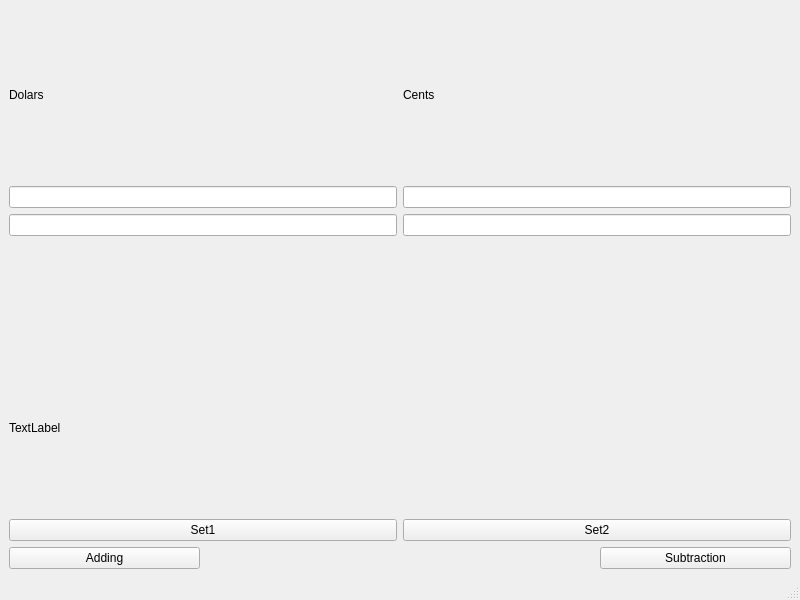
<?xml version="1.0" encoding="UTF-8"?>
<ui version="4.0">
 <class>MainWindow</class>
 <widget class="QMainWindow" name="MainWindow">
  <property name="geometry">
   <rect>
    <x>0</x>
    <y>0</y>
    <width>800</width>
    <height>600</height>
   </rect>
  </property>
  <property name="windowTitle">
   <string>MainWindow</string>
  </property>
  <widget class="QWidget" name="centralwidget">
   <layout class="QGridLayout" name="gridLayout">
    <item row="2" column="0" colspan="2">
     <widget class="QLineEdit" name="set_dollars2"/>
    </item>
    <item row="3" column="0">
     <spacer name="verticalSpacer">
      <property name="orientation">
       <enum>Qt::Vertical</enum>
      </property>
      <property name="sizeType">
       <enum>QSizePolicy::Fixed</enum>
      </property>
      <property name="sizeHint" stdset="0">
       <size>
        <width>20</width>
        <height>100</height>
       </size>
      </property>
     </spacer>
    </item>
    <item row="0" column="2">
     <widget class="QLabel" name="label_2">
      <property name="text">
       <string>Cents</string>
      </property>
     </widget>
    </item>
    <item row="2" column="2" colspan="2">
     <widget class="QLineEdit" name="set_cents2"/>
    </item>
    <item row="1" column="2" colspan="2">
     <widget class="QLineEdit" name="set_cents1"/>
    </item>
    <item row="1" column="0" colspan="2">
     <widget class="QLineEdit" name="set_dollars1"/>
    </item>
    <item row="6" column="0">
     <widget class="QPushButton" name="add">
      <property name="text">
       <string>Adding</string>
      </property>
     </widget>
    </item>
    <item row="5" column="0" colspan="2">
     <widget class="QPushButton" name="set1">
      <property name="text">
       <string>Set1</string>
      </property>
     </widget>
    </item>
    <item row="6" column="3">
     <widget class="QPushButton" name="sub">
      <property name="text">
       <string>Subtraction</string>
      </property>
     </widget>
    </item>
    <item row="5" column="2" colspan="2">
     <widget class="QPushButton" name="set2">
      <property name="text">
       <string>Set2</string>
      </property>
     </widget>
    </item>
    <item row="0" column="0" colspan="2">
     <widget class="QLabel" name="label">
      <property name="text">
       <string>Dolars</string>
      </property>
     </widget>
    </item>
    <item row="4" column="0" colspan="2">
     <widget class="QLabel" name="show_res">
      <property name="text">
       <string>TextLabel</string>
      </property>
     </widget>
    </item>
   </layout>
  </widget>
  <widget class="QMenuBar" name="menubar">
   <property name="geometry">
    <rect>
     <x>0</x>
     <y>0</y>
     <width>800</width>
     <height>26</height>
    </rect>
   </property>
  </widget>
  <widget class="QStatusBar" name="statusbar"/>
 </widget>
 <resources/>
 <connections/>
</ui>
